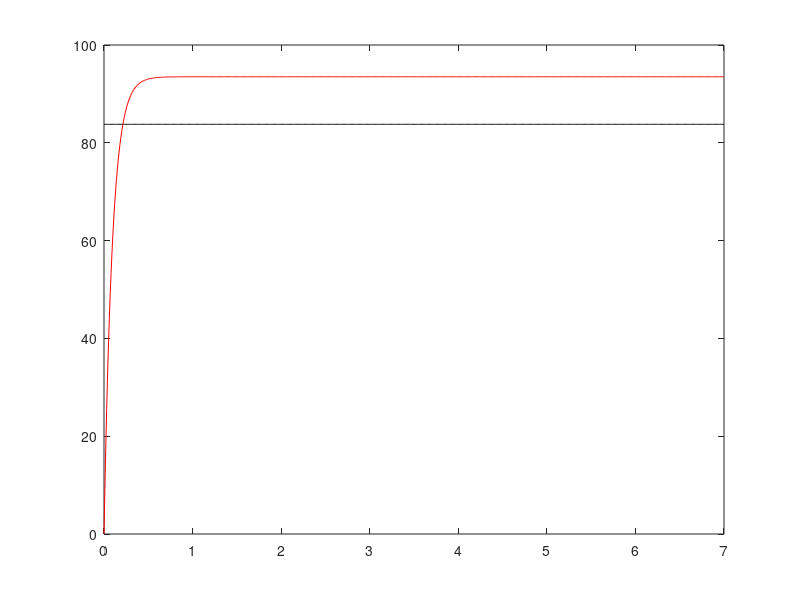

MATLAB code to generate this figure:
clc
clear all
pkg load control

G = tf([3497489.7],[1 10934.02 115952.84])
t = (0:0.01:7);
r = ones(1,701)*3.1;
Y = lsim(G,r,t);
plot(t,Y, 'r-')
hold on
vel = ones(1,701)*83.78;
plot(t,vel, 'k-')
